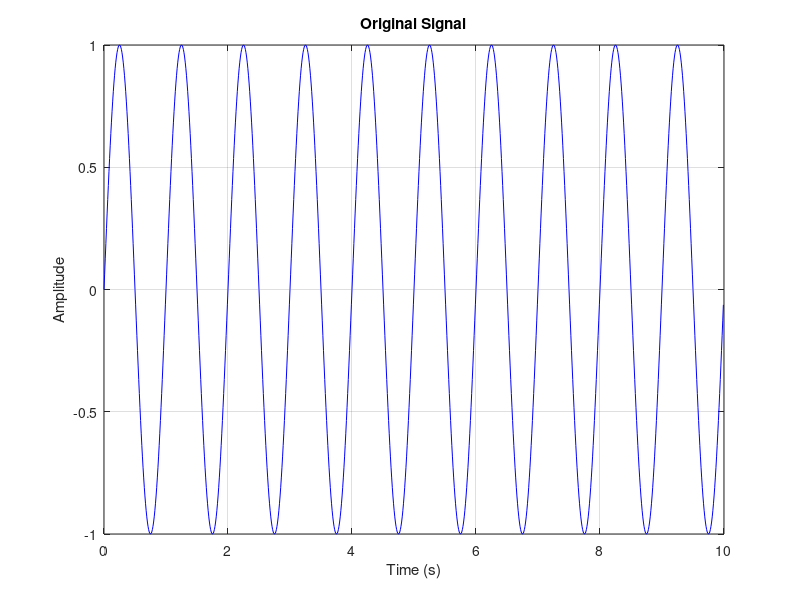

Write MATLAB code to recreate this figure.
% Original Signal

clc;
clear;
close all;

% กำหนดตัวแปร
N = 1000;              % จำนวนจุดข้อมูล
fs = 100;              % ความถี่สุ่มตัวอย่าง 100 Hz
n = 0:N-1;             % ลำดับจุดข้อมูล
t = n/fs;              % เวลา

% สร้างสัญญาณคลื่นไซน์ 1 Hz
s1 = sin(2*pi*1*n/fs);

% แสดงกราฟสัญญาณต้นฉบับ
figure;
plot(t,s1,'b');
xlabel('Time (s)');
ylabel('Amplitude');
title('Original Signal');
grid on;
